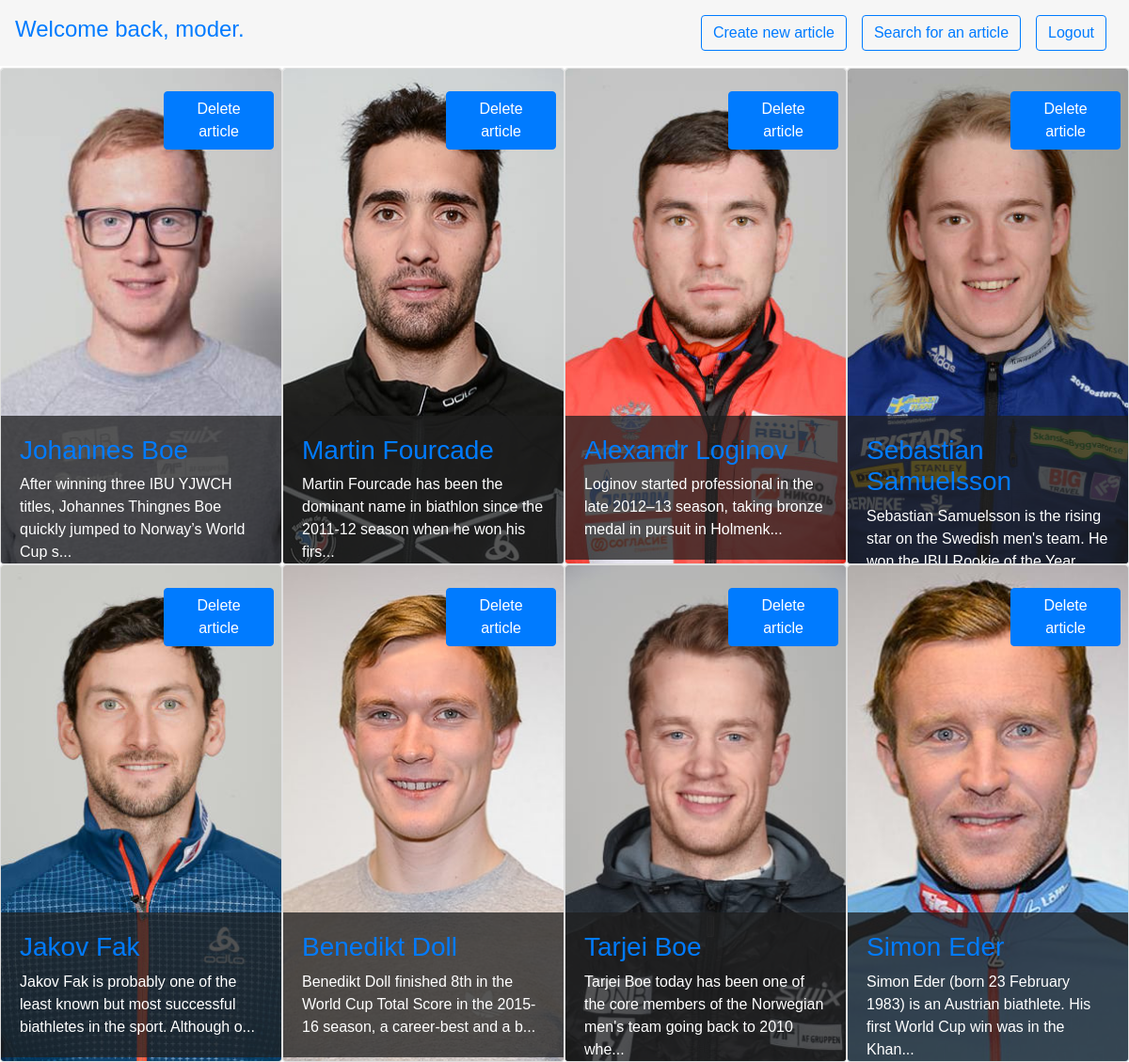
The app's page /php/list.php (signed in) with its own data.
### tables this page shows
CREATE TABLE IF NOT EXISTS `article` (
  `id` int(10) UNSIGNED NOT NULL AUTO_INCREMENT,
  `pub_date` datetime NOT NULL DEFAULT CURRENT_TIMESTAMP,
  `img` varchar(255) DEFAULT NULL,
  `title` varchar(255) NOT NULL,
  `description` text NOT NULL,
  PRIMARY KEY (`id`),
  UNIQUE KEY `id` (`id`),
  KEY `pub_date` (`pub_date`),
  KEY `title` (`title`)
);

### php/list.php (the view, shortened to what this page needs)
<?php
include 'dbconnect.php';
include 'header.php';
include 'footer.php';
if (empty($_SESSION)) {
    echo "You are not logged in<br>
<a href='login.php'>Go to the Login page</a>";
} else {
$SQL = $connection->prepare('SELECT * FROM `article`');
$SQL->execute();
$SQL->setFetchMode(PDO::FETCH_ASSOC);
$result = $SQL->fetchAll();
if(isset($_SESSION["loggedin"]) && $_SESSION["loggedin"] == true)
    echo "<nav class='navbar navbar-expand-lg navbar-light bg-light fixed-top justify-content-between'>";
    echo "<h4>Welcome back, ".$_SESSION['username'].".</h4><div class='d-flex justify-content-end'>";
    if ($_SESSION['role'] === 'content_editor') {echo "<p class='flexy'><a class='btn btn-outline-primary m-2' href='new.php'>Create new article</a></p>";}
    echo "<p class='flexy'><a class='btn btn-outline-primary m-2' href='search_form.php'>Search for an article</a></p>";
    echo "
    <form method='post' style='height: 54px'>
    <input type='hidden' name='logout' value='123'>
        <button type='submit' class='btn btn-outline-primary m-2' name='any'>Logout</button>
       </form></div>";
    echo "</nav>";
    echo "<div class='d-flex flex-wrap'>";
for ($count = 0; $count < count($result); $count++) {
	if(is_array($result[$count]) == true ) {
	    if ($_SESSION['role'] === 'reader') {
            echo "<div class='card w-25'>
                    <div><img class='card-img-top' src='".$result[$count]['img']."'>
                    </div>
                    <div class='card-body'>
                        <a href='view.php?id=".$result[$count]['id']."'>"."<h3 class='card-title'>".$result[$count]['title']."</h3></a>".
                        "<p>".substr($result[$count]['description'], 0, 100)."...</p>
                    </div>
                 </div>";
        } else {
        echo "<div class='card w-25'>
                <div><img class='card-img-top' src='".$result[$count]['img']."'>
                </div>
                <div class='del_biathlette'>
                    <form action='".$_SERVER["PHP_SELF"]."' method='post'>
                        <div class='custom-control custom-checkbox my-1 mr-sm-2' id='delete'>
                            <button type='submit' class='btn btn-primary my-1' name='delete' value='".$result[$count]['id']."'>Delete article</button>
                        </div>
                    </form>
                </div>
                <div class='card-body'>
                    <a href='view.php?id=".$result[$count]['id']."'>"."<h3>".$result[$count]['title']."</h3></a>".
                    "<p>".substr($result[$count]['description'], 0, 100)."...</p>
                </div>
             </div>";
	}
    }
}
    echo "</div>";
}
?>

### style/style.css (style rules this page uses)
* { box-sizing: border-box; margin: 0; padding: 0; }
body { margin: 0; font-family: Arial; }
p { margin: 0; height: 60%; overflow: hidden; }
.card { position: relative; overflow: hidden; }
.card-img-top { width: 100%; max-width: 100%; height: 100%; }
.card-body { position: absolute; top: 70%; cursor: pointer; background-color: rgba(30, 30, 30, 0.75); color: white; }
.del_biathlette { position: absolute; top: 3%; left: 50%; }
.navbar { background:rgba(68, 68, 68, 0.048) !important; }
nav h4 { color: #007bff; }

### records on screen
article: img (picture), $result[$count]['id'] 68 (drawn), title "Johannes Boe", description "After winning three IBU YJWCH titles, Johannes Thingnes Boe quickly jumped to Norway’s World Cup s"
article: img (picture), $result[$count]['id'] 69 (drawn), title "Martin Fourcade", description "Martin Fourcade has been the dominant name in biathlon since the 2011-12 season when he won his firs"
article: img (picture), $result[$count]['id'] 70 (drawn), title "Alexandr Loginov", description "Loginov started professional in the late 2012–13 season, taking bronze medal in pursuit in Holmenk"
article: img (picture), $result[$count]['id'] 72 (drawn), title "Sebastian Samuelsson", description "Sebastian Samuelsson is the rising star on the Swedish men's team. He won the IBU Rookie of the Year"
article: img (picture), $result[$count]['id'] 73 (drawn), title "Jakov Fak", description "Jakov Fak is probably one of the least known but most successful biathletes in the sport. Although o"
article: img (picture), $result[$count]['id'] 75 (drawn), title "Benedikt Doll", description "Benedikt Doll finished 8th in the World Cup Total Score in the 2015-16 season, a career-best and a b"
article: img (picture), $result[$count]['id'] 76 (drawn), title "Tarjei Boe", description "Tarjei Boe today has been one of the core members of the Norwegian men's team going back to 2010 whe"
article: img (picture), $result[$count]['id'] 77 (drawn), title "Simon Eder", description "Simon Eder (born 23 February 1983) is an Austrian biathlete. His first World Cup win was in the Khan"

### other values on screen
$_SESSION['username'] "moder"
